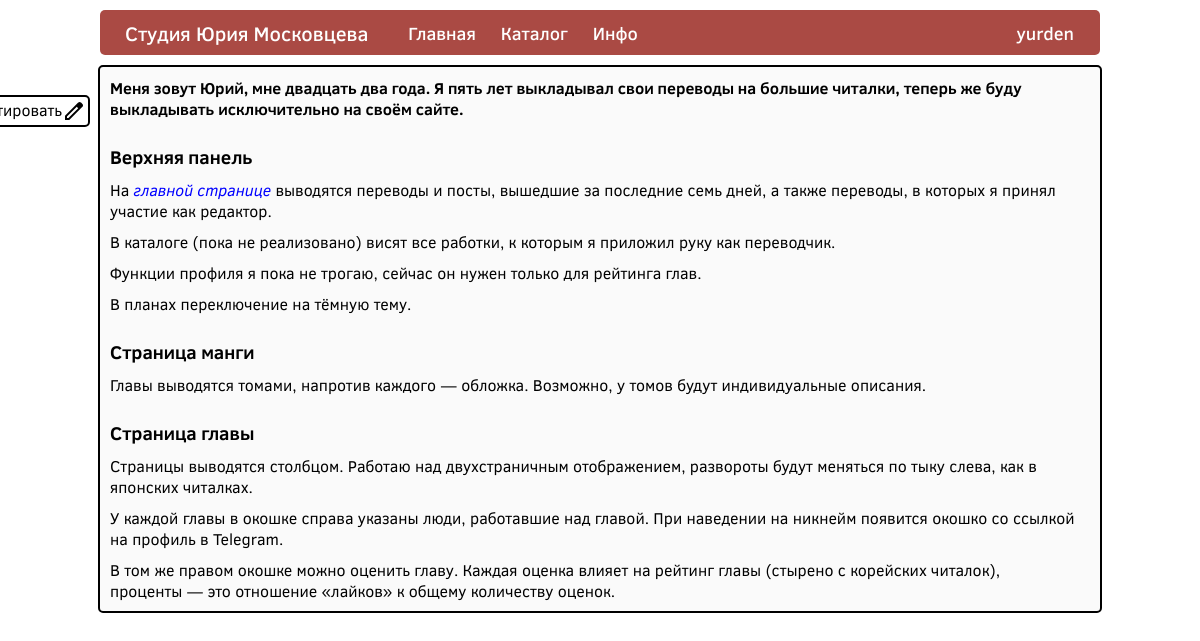
/info/ (signed in), run on an earlier commit of the app's database.
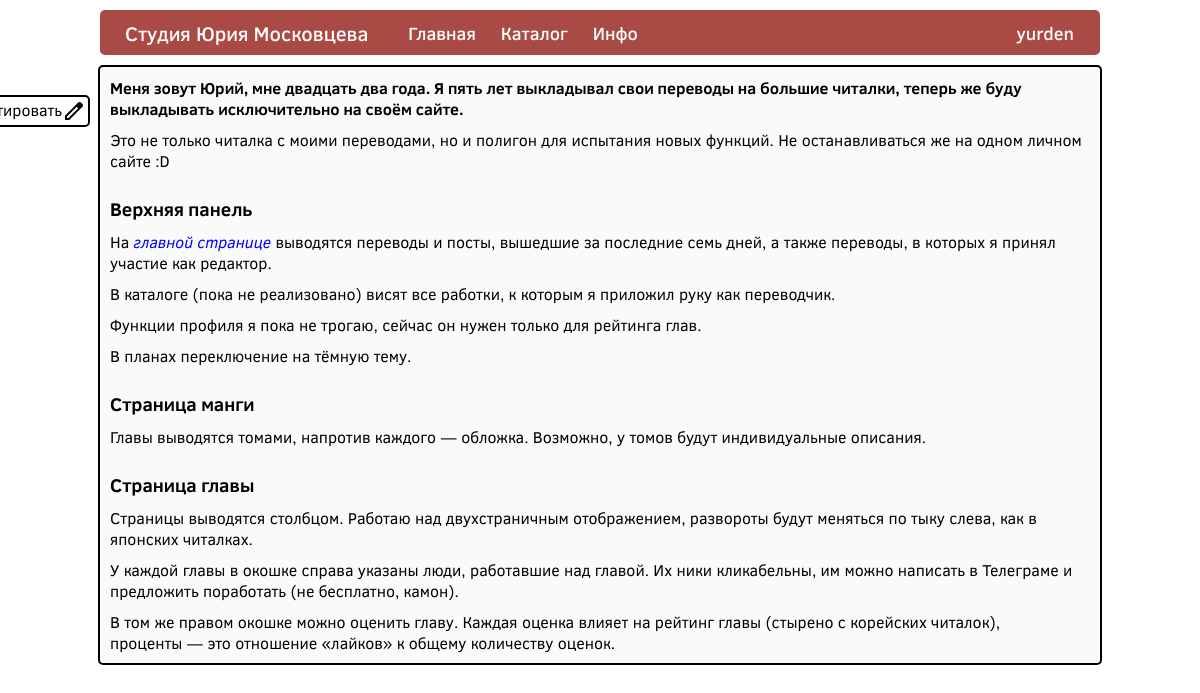
And on a later commit of the database.
### post_section/models.py (models this page shows, shortened)
class Post(models.Model):
    post_name = models.CharField(max_length=150,
                                 verbose_name='Название')
    post_slug = models.SlugField(max_length=200,
                                 unique=True,
                                 verbose_name='SLUG-адрес')
    content = RichTextUploadingField(verbose_name='Содержание')
    add_date = models.DateTimeField(auto_now_add=True,
                                    verbose_name='Дата и время создания')
    view_count = models.PositiveIntegerField(default=0,
                                             editable=False,
                                             verbose_name='Счётчик просмотров')
    visibility = models.BooleanField(default=True,
                                     verbose_name='Отображение на главной')

### main_section/views.py (the view)
# urls.py: path('info/', main_section_views.info_page, name='info'),
def info_page(request):
    post = get_object_or_404(Post, post_slug='info')
    context = {
        'post': post,
    }
    return render(request, 'post_page.html', context)

### templates/post_page.html (shortened to what this page needs)
{% extends 'top_panel.html' %}
{% load static %}
{% block content %}
    <link rel="stylesheet" href="{% static 'post_section/css/post_page.css' %}">
    <div class="main_container">
        <div class="post_container">
            <div class="post_content">
                <p>{{ post.content|safe }}</p>
            </div>
        </div>
    </div>
    {% if user.username == 'yurden' %}
        <div class="side_bar">
            <div class="menu_item">
                <a href="/admin/post_section/post/{{ post.id }}/change/"><p>Редактировать</p><img src="{% static 'post_section/icons/edit.svg' %}"></a>
            </div>
        </div>
    {% endif %}
{% endblock %}

### templates/top_panel.html (shortened to what this page needs)
{% load static %}
<!DOCTYPE html>
<html lang="ru">
<head>
</head>
<body>
        {% block top_panel %}
            <link rel="stylesheet" href="{% static 'main_section/css/top_panel.css' %}">
            <div class="top_panel_container">
                <div class="site_name_container">
                    <p>Студия Юрия Московцева</p>
                </div>
                <div class="buttons_container">
                    <div class="main_page_link">
                        <a href="{% url 'home-page' %}">Главная</a>
                    </div>
                    <div class="catalog_link">
                        <a href="#">Каталог</a>
                    </div>
                    <div class="info_link">
                        <a href="{% url 'info' %}">Инфо</a>
                    </div>
                </div>
                <div class="profile_container">
                    {% if user.is_authenticated %}
                        <button class="profile_menu_btn" onclick="toggleMenu()"><p>{{ user.username }}</p></button>
                    {% endif %}
                </div>
            </div>
        {% endblock %}
        {% block content %}
        {% endblock %}
</body>
</html>

### main_section/static/main_section/css/top_panel.css (style rules this page uses)
body, html { width: 100%; margin: 0; padding: 0; font-family: 'ClearSans'; }
.top_panel_container { display: flex; color: #FFFFFF; height: 45px; width: 1000px; margin: 10px auto 0 auto; align-items: center; background: #AA4A44 !important; border-radius: 5px; }
.site_name_container { font-family: 'ClearSans', sans-serif; display: flex; height: 30px; padding-right: 15px; align-items: center; margin-left: 25px; }
.site_name_container p { font-size: 20px; font-weight: 500; }
.buttons_container { display: flex; flex-direction: row; gap: 15px; align-items: center; margin-left: 20px; margin-right: auto; }
.buttons_container a { font-size: 18px; font-weight: 500; }
.main_page_link { display: flex; border-radius: 5px; transition: all 0.2s ease; }
.main_page_link a { margin: auto 0; padding: 2px 5px; text-decoration: none; color: #FFFFFF; font-weight: 500; }
.catalog_link { display: flex; border-radius: 5px; }
.catalog_link a { text-decoration: none; font-weight: 500; color: #FFFFFF; padding: 2px 5px; }
.info_link { display: flex; border-radius: 5px; }
.info_link a { text-decoration: none; font-weight: 500; color: #FFFFFF; padding: 2px 5px; }
.profile_container { display: flex; justify-content: center; margin-right: 20px; border-radius: 5px; gap: 5px }
.profile_container p { color: white; font: 500 18px 'ClearSans', sans-serif; margin: 0; }
.menu_item { display: flex; width: inherit; padding: 2px 5px; }
.menu_item a { display: flex; text-decoration: none; color: black; }
.menu_item a img { width: 24px }
.menu_item a p { margin: 0; padding: 0; }
.profile_container button { border: none; border-radius: 5px; background: none; }

### post_section/static/post_section/css/post_page.css (style rules this page uses)
body, html { width: 100%; margin: 0; padding: 0; font-family: 'ClearSans'; }
.main_container { display: flex; flex-direction: column; background: #FAFAFA; width: 1000px; height: fit-content; margin: 10px auto; border: 2px solid #000000; border-radius: 5px; }
.post_content { margin: 10px; }
.post_content h1, .post_content h2, .post_content h3 { margin: 25px 0 10px 0; }
.post_content p { margin: 0; padding: 0; }
.post_content p:not(:last-child) { margin-bottom: 10px; }
.post_content a:link, .post_content a:visited { color: blue; text-decoration: none; }
.side_bar { display: flex; flex-direction: column; position: fixed; top: calc(95px); right: calc(50% + 500px + 10px); align-items: center; width: fit-content; height: fit-content; border: 2px solid black; border-radius: 5px; }
.menu_item { padding: 2px 2px 2px 5px; }
.menu_item img { width: 24px }

What changed in the data, as far as the page shows it:
changed Post: content "…исключительно на своём сайте. Верхняя панель На главной странице выводятся переводы и посты, вышедшие за последние семь дней, а также переводы, в которых я принял участие как редактор. В каталоге (пока не реализовано) висят все работки, к которым я приложил руку как переводчик. Функции профиля я пока не трогаю, сейчас он нужен только для рейтинга глав. В планах переключение на тёмную тему. Страница манги Главы выводятся томами, напротив каждого — обложка. Возможно, у томов будут индивидуальные описания. Страница главы Страницы выводятся столбцом. Работаю над двухстраничным отображением, развороты будут меняться по тыку слева, как в японских читалках. У каждой главы в окошке справа указаны…" → "…исключительно на своём сайте. Это не только читалка с моими переводами, но и полигон для испытания новых функций. Не останавливаться же на одном личном сайте :D Верхняя панель На главной странице выводятся переводы и посты, вышедшие за последние семь дней, а также переводы, в которых я принял участие как редактор. В каталоге (пока не реализовано) висят все работки, к которым я приложил руку как переводчик. Функции профиля я пока не трогаю, сейчас он нужен только для рейтинга глав. В планах переключение на тёмную тему. Страница манги Главы выводятся томами, напротив каждого — обложка. Возможно, у томов будут индивидуальные описания. Страница главы Страницы выводятся столбцом. Работаю над…"
